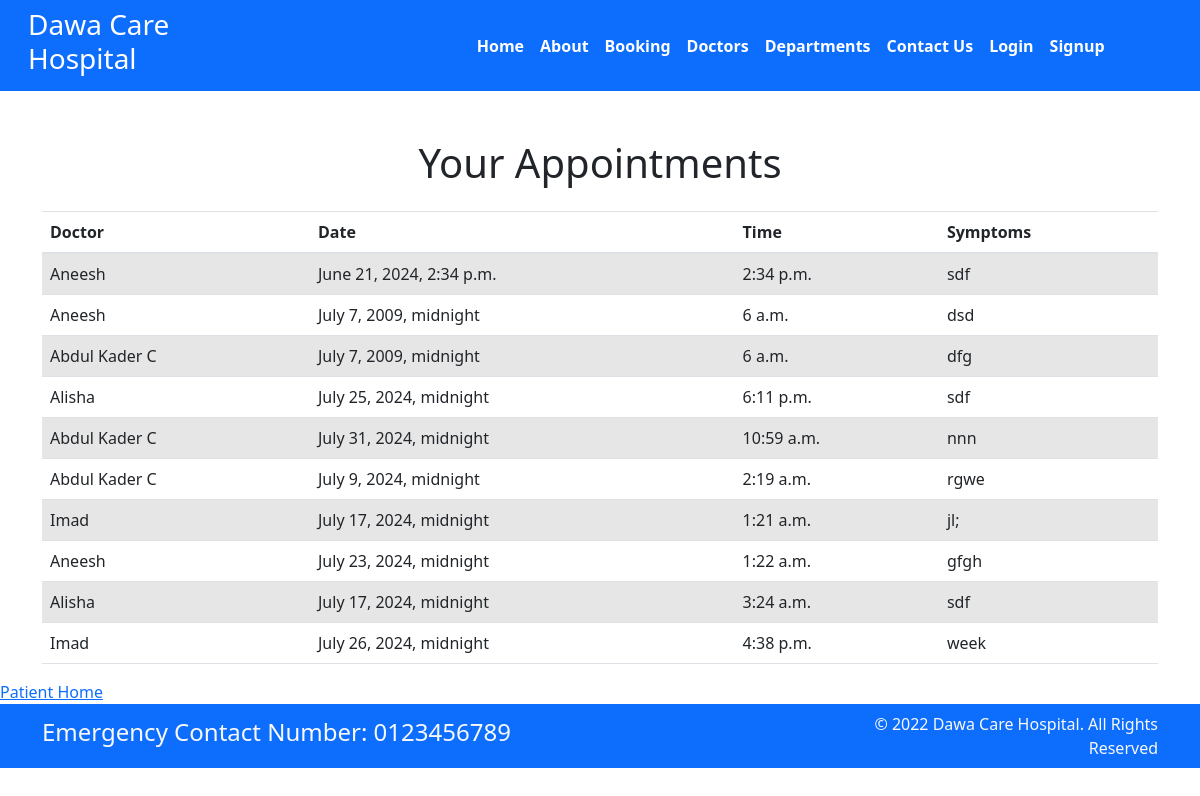
The page /dashboard/office_admin/appointments/ (signed in) on the database its author committed.
### home/models.py (models this page shows, shortened)
class Appointment(models.Model):
    patient = models.ForeignKey(Patient, on_delete=models.CASCADE)
    doctor = models.ForeignKey(Doctor, on_delete=models.CASCADE)
    appointment_date = models.DateTimeField()
    time = models.TimeField(null=True)
    symptoms = models.TextField(blank=True)

class Doctor(models.Model):
    user = models.OneToOneField(User, on_delete=models.SET_NULL, null=True)
    name = models.CharField(max_length=100)
    specialization = models.CharField(max_length=100)
    department = models.ForeignKey(Department, on_delete=models.CASCADE)
    image = models.ImageField(upload_to='doctors/')
    availability_start = models.TimeField(null=True)
    availability_end = models.TimeField(null=True)
    def __str__(self):
        return self.name

### office_admin/views.py (the view)
# urls.py: path('appointments/', views.appointments, name='appointments'),
@login_required
def appointments(request):
    try:
        patient = request.user.patient
    except Patient.DoesNotExist:
        return redirect('appointment_success')
    appointments = Appointment.objects.filter(patient=patient)
    return render(request, 'appointments.html', {'appointments': appointments})

### templates/appointments.html (shortened to what this page needs)
{% extends 'base.html' %}
{% block content %}
<div class="container mt-5">
    <h1 class="text-center mb-4">Your Appointments</h1>
    <div class="table-responsive">
        <table class="table table-striped">
            <thead>
                <tr>
                    <th scope="col">Doctor</th>
                    <th scope="col">Date</th>
                    <th scope="col">Time</th>
                    <th scope="col">Symptoms</th>
                </tr>
            </thead>
            <tbody>
                {% for appointment in appointments %}
                <tr>
                    <td>{{ appointment.doctor }}</td>
                    <td>{{ appointment.appointment_date }}</td>
                    <td>{{ appointment.time }}</td>
                    <td>{{ appointment.symptoms }}</td>
                </tr>
                {% endfor %}
            </tbody>
        </table>
    </div>
</div>
<a href="{% url 'patient_dashboard' %}">Patient Home</a>
{% endblock %}

### rows shown on the page
Appointment: doctor "Aneesh", appointment_date "June 21, 2024, 2:34 p.m.", time "2:34 p.m.", symptoms "sdf"
Appointment: doctor "Aneesh", appointment_date "July 7, 2009, midnight", time "6 a.m.", symptoms "dsd"
Appointment: doctor "Abdul Kader C", appointment_date "July 7, 2009, midnight", time "6 a.m.", symptoms "dfg"
Appointment: doctor "Alisha", appointment_date "July 25, 2024, midnight", time "6:11 p.m.", symptoms "sdf"
Appointment: doctor "Abdul Kader C", appointment_date "July 31, 2024, midnight", time "10:59 a.m.", symptoms "nnn"
Appointment: doctor "Abdul Kader C", appointment_date "July 9, 2024, midnight", time "2:19 a.m.", symptoms "rgwe"
Appointment: doctor "Imad", appointment_date "July 17, 2024, midnight", time "1:21 a.m.", symptoms "jl;"
Appointment: doctor "Aneesh", appointment_date "July 23, 2024, midnight", time "1:22 a.m.", symptoms "gfgh"
Appointment: doctor "Alisha", appointment_date "July 17, 2024, midnight", time "3:24 a.m.", symptoms "sdf"
Appointment: doctor "Imad", appointment_date "July 26, 2024, midnight", time "4:38 p.m.", symptoms "week"
